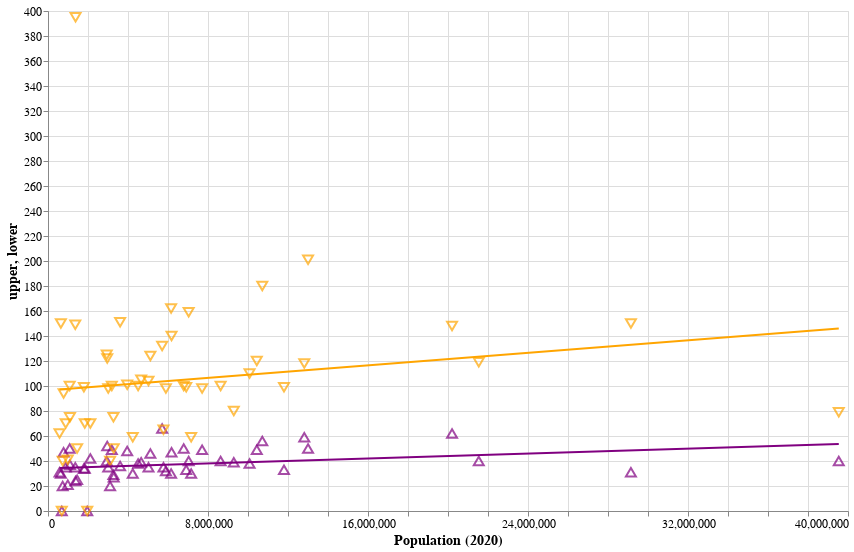

Notebook cell for this chart:
### Markdown cell above
### 3.2 - Regressions

Add two more layers, a purple & orange regression line for each chamber.  See `imgs/ex3.2.png`

Hint: See `transform_regression`.

### Code cell
def scatter_pop_size_regression():
    combined_df = population_combined_df()
    original_scatter_plot = scatter_pop_size() # call previous function
    
    # Regression line for lower chamber (orange)
    lower_regression = alt.Chart(combined_df).mark_line(
        color='orange'
    ).transform_regression(
        'pop_2020', 'lower'
    ).encode(
        x='pop_2020:Q',
        y='lower:Q'
    )

    # Regression line for upper chamber (purple)
    upper_regression = alt.Chart(combined_df).mark_line(
        color='purple'
    ).transform_regression(
        'pop_2020', 'upper'
    ).encode(
        x='pop_2020:Q',
        y='upper:Q'
    )

    # Combine original scatter plot and regression layers
    combined_chart = original_scatter_plot + upper_regression + lower_regression

    # Add axis labels
    combined_chart = combined_chart.configure_axis(
        labelFontSize=12,
        titleFontSize=14
    )

    return combined_chart.display()


scatter_pop_size_regression()

### Figure 1 — Vega-Lite specification as saved in the notebook (floating-point values rounded to 4 significant figures)
{"config": {"view": {"continuousWidth": 300, "continuousHeight": 300}, "axis": {"labelFontSize": 12, "titleFontSize": 14}}, "layer": [{"mark": {"type": "point", "color": "purple", "shape": "triangle-up", "size": 100}, "encoding": {"tooltip": [{"field": "state", "type": "nominal"}, {"field": "upper", "type": "quantitative"}, {"field": "pop_2020", "type": "quantitative"}], "x": {"field": "pop_2020", "title": "Population (2020)", "type": "quantitative"}, "y": {"field": "upper", "type": "quantitative"}}}, {"mark": {"type": "point", "color": "orange", "shape": "triangle-down", "size": 100}, "encoding": {"tooltip": [{"field": "state", "type": "nominal"}, {"field": "lower", "type": "quantitative"}, {"field": "pop_2020", "type": "quantitative"}], "x": {"field": "pop_2020", "title": "Population (2020)", "type": "quantitative"}, "y": {"field": "lower", "type": "quantitative"}}}, {"data": {"name": "data-3aed99f2b1356050d23bd6a8660aa9b3"}, "mark": {"type": "line", "color": "purple"}, "encoding": {"x": {"field": "pop_2020", "type": "quantitative"}, "y": {"field": "upper", "type": "quantitative"}}, "transform": [{"on": "pop_2020", "regression": "upper"}]}, {"data": {"name": "data-3aed99f2b1356050d23bd6a8660aa9b3"}, "mark": {"type": "line", "color": "orange"}, "encoding": {"x": {"field": "pop_2020", "type": "quantitative"}, "y": {"field": "lower", "type": "quantitative"}}, "transform": [{"on": "pop_2020", "regression": "lower"}]}], "data": {"name": "data-3aed99f2b1356050d23bd6a8660aa9b3"}, "height": 500, "width": 800, "$schema": "https://vega.github.io/schema/vega-lite/v5.8.0.json", "datasets": {"data-3aed99f2b1356050d23bd6a8660aa9b3": [{"state": "ak", "upper": 20, "lower": 40, "pop_2020": 733374}, {"state": "al", "upper": 35, "lower": 104, "pop_2020": 5024294}, {"state": "ar", "upper": 35, "lower": 98, "pop_2020": 3011490}, {"state": "az", "upper": 30, "lower": 59, "pop_2020": 7157902}, {"state": "ca", "upper": 40, "lower": 79, "pop_2020": 39538212}, {"state": "co", "upper": 35, "lower": 65, "pop_2020": 5773707}, {"state": "ct", "upper": 36, "lower": 151, "pop_2020": 3605912}, {"state": "dc", "upper": 0, "lower": 0, "pop_2020": 689548}, {"state": "de", "upper": 21, "lower": 41, "pop_2020": 989946}, {"state": "fl", "upper": 40, "lower": 119, "pop_2020": 21538216}, {"state": "ga", "upper": 56, "lower": 180, "pop_2020": 10713771}, {"state": "hi", "upper": 25, "lower": 50, "pop_2020": 1455274}, {"state": "ia", "upper": 49, "lower": 100, "pop_2020": 3190427}, {"state": "id", "upper": 34, "lower": 70, "pop_2020": 1839117}, {"state": "il", "upper": 59, "lower": 118, "pop_2020": 12813469}, {"state": "in", "upper": 50, "lower": 100, "pop_2020": 6785442}, {"state": "ks", "upper": 40, "lower": 125, "pop_2020": 2937835}, {"state": "ky", "upper": 38, "lower": 100, "pop_2020": 4506297}, {"state": "la", "upper": 39, "lower": 105, "pop_2020": 4657785}, {"state": "ma", "upper": 40, "lower": 159, "pop_2020": 7032933}, {"state": "md", "upper": 47, "lower": 140, "pop_2020": 6177253}, {"state": "me", "upper": 35, "lower": 149, "pop_2020": 1363177}, {"state": "mi", "upper": 38, "lower": 110, "pop_2020": 10077674}, {"state": "mn", "upper": 66, "lower": 132, "pop_2020": 5706804}, {"state": "mo", "upper": 30, "lower": 162, "pop_2020": 6154889}, {"state": "ms", "upper": 52, "lower": 122, "pop_2020": 2961306}, {"state": "mt", "upper": 50, "lower": 100, "pop_2020": 1084244}, {"state": "nc", "upper": 49, "lower": 120, "pop_2020": 10439459}, {"state": "nd", "upper": 47, "lower": 94, "pop_2020": 779079}, {"state": "ne", "upper": 0, "lower": 0, "pop_2020": 1961965}, {"state": "nh", "upper": 24, "lower": 395, "pop_2020": 1377524}, {"state": "nj", "upper": 39, "lower": 80, "pop_2020": 9289039}, {"state": "nm", "upper": 42, "lower": 70, "pop_2020": 2117525}, {"state": "nv", "upper": 20, "lower": 40, "pop_2020": 3104617}, {"state": "ny", "upper": 62, "lower": 148, "pop_2020": 20202320}, {"state": "oh", "upper": 33, "lower": 99, "pop_2020": 11799331}, {"state": "ok", "upper": 48, "lower": 101, "pop_2020": 3959411}, {"state": "or", "upper": 30, "lower": 59, "pop_2020": 4237279}, {"state": "pa", "upper": 50, "lower": 201, "pop_2020": 13002788}, {"state": "pr", "upper": 27, "lower": 50, "pop_2020": 3285874}, {"state": "ri", "upper": 37, "lower": 75, "pop_2020": 1097371}, {"state": "sc", "upper": 46, "lower": 124, "pop_2020": 5118422}, {"state": "sd", "upper": 35, "lower": 70, "pop_2020": 886668}, {"state": "tn", "upper": 33, "lower": 99, "pop_2020": 6910786}, {"state": "tx", "upper": 31, "lower": 150, "pop_2020": 29145459}, {"state": "ut", "upper": 29, "lower": 75, "pop_2020": 3271614}, {"state": "va", "upper": 40, "lower": 100, "pop_2020": 8631373}, {"state": "vt", "upper": 30, "lower": 150, "pop_2020": 643077}, {"state": "wa", "upper": 49, "lower": 98, "pop_2020": 7705267}, {"state": "wi", "upper": 32, "lower": 98, "pop_2020": 5893713}, {"state": "wv", "upper": 34, "lower": 99, "pop_2020": 1793713}, {"state": "wy", "upper": 31, "lower": 62, "pop_2020": 576850}]}}
